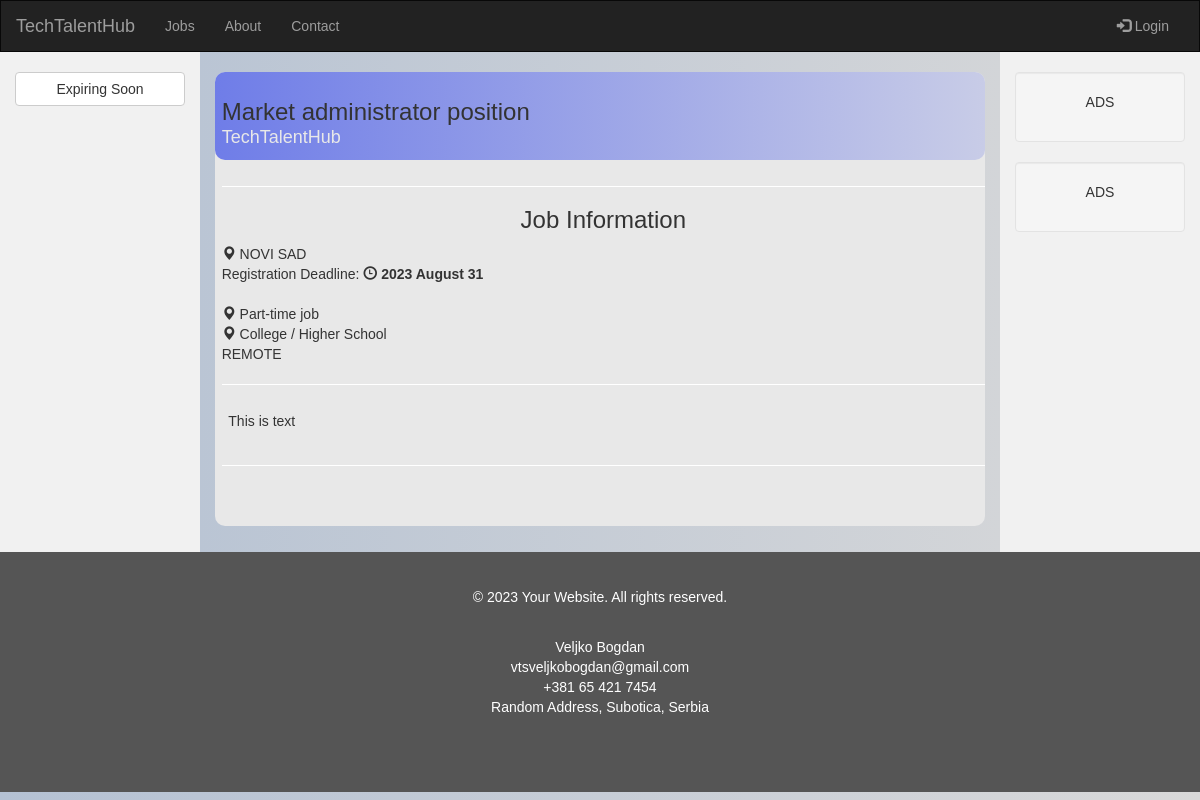
The app's page /job-details.php?id=2&idCompany=0 with its own data.
### tables this page shows
CREATE TABLE `jobs` (
  `id_job` int(11) NOT NULL,
  `id_company` int(11) DEFAULT 1,
  `contact_person` varchar(255) NOT NULL,
  `contact_email` varchar(255) NOT NULL,
  `contact_telephone` varchar(255) NOT NULL,
  `company_name` varchar(255) NOT NULL,
  `poster_company_name` varchar(255) NOT NULL,
  `tax_id_number` int(63) NOT NULL,
  `position_name` varchar(255) NOT NULL,
  `category` varchar(255) NOT NULL,
  `city` varchar(255) NOT NULL,
  `remote` tinyint(1) NOT NULL DEFAULT 0,
  `qualifications` varchar(255) NOT NULL,
  `employment_type` varchar(255) NOT NULL,
  `text` text NOT NULL,
  `signup_email` varchar(255) NOT NULL,
  `signup_telephone` varchar(255) NOT NULL,
  `duration` int(63) NOT NULL,
  `period_from` date DEFAULT NULL,
  `period_to` date DEFAULT NULL,
  `is_enabled` tinyint(1) NOT NULL DEFAULT 0
);

CREATE TABLE `cities` (
  `id_city` int(11) NOT NULL,
  `city` varchar(255) NOT NULL
);

CREATE TABLE `employment_type` (
  `id_employment_type` int(11) NOT NULL,
  `employment_type` varchar(255) NOT NULL
);

CREATE TABLE `qualifications` (
  `id_qualification` int(11) NOT NULL,
  `qualification` varchar(255) NOT NULL
);

### job-details-sql.php (called while the page is built)
<?php
$sql = "SELECT
j.city,
ci.city,
j.id_job,
j.contact_person,
j.contact_email,
j.contact_telephone,
j.company_name,
j.position_name,
j.category,
c.category,
j.remote,
j.qualifications,
q.qualification AS qualification_name,
j.employment_type,
et.employment_type AS employment_type_name,
j.text,
j.signup_email,
j.signup_telephone,
j.duration,
j.period_from,
j.period_to
FROM
jobs j
JOIN categories c ON
j.category = c.id_category
JOIN cities ci ON
j.city = ci.id_city
JOIN employment_type et ON
j.employment_type = et.id_employment_type
JOIN qualifications q ON
j.qualifications = q.id_qualification
WHERE id_job='$id';";
$result = $conn->query($sql);

### job-details.php (the view, shortened to what this page needs)
<?php
require 'ban-check.php';
?>
<!DOCTYPE html>
<html lang="en">
<head>
    <link rel="stylesheet" href="https://maxcdn.bootstrapcdn.com/bootstrap/3.4.1/css/bootstrap.min.css">
    <link href="style.css" rel="stylesheet">
</head>
<body>
<nav class="navbar navbar-inverse">
    <div class="container-fluid">
        <div class="navbar-header">
            <a class="navbar-brand" href="index.php">TechTalentHub</a>
        </div>
        <div class="collapse navbar-collapse" id="myNavbar">
            <ul class="nav navbar-nav">
                <li><a href="index.php">Jobs</a></li>
                <li><a href="about.php">About</a></li>
                <li><a href="contact.php">Contact</a> </li>
            </ul>
            <ul class="nav navbar-nav navbar-right">
                <li>
                    <?php
                    if (isset($_SESSION['logged_in']) && $_SESSION['logged_in']===TRUE) {
                        echo "<a href='logout.php'> ".$_SESSION['email']."&nbsp;&nbsp;&nbsp;<span class='glyphicon glyphicon-log-out'></span> Logout</a>";
                    }else{
                        echo "<a href=\"login.php\"><span class=\"glyphicon glyphicon-log-in\"></span> Login</a>";
                    }?>
                </li>
            </ul>
        </div>
    </div>
</nav>
<div class="container-fluid col-sm-12 text-center">
    <div class="row content">
        <div class="col-sm-2 sidenav">
            <a href="#" id="load-card-boxes-link" class="load-card-boxes-link link-disabled display-flex"><button class="btn btn-default border display-flex-child">Expiring Soon</button></a><br>
        </div>
        <div class="col-sm-8 text-left middle">
            <div class="content"><br>
                <div class="card card-rounded">
                    <div class="card-header card-rounded">
                        <h3 class="text-left">
                            <?php
                            $id = $_GET['id'];
                            $dateTo = "";
                            include_once 'job-details-sql.php';
                            if ($result) {
                                $row = $result->fetch(PDO::FETCH_ASSOC);
                                echo $row['position_name'];
                                $dateTo = date('Y F d', strtotime($row['period_to']));
                            }
                            ?>
                        </h3>
                        <div>
                            <h4 class="white"> <?php echo $row['company_name']; ?> </h4>
                        </div>
                    </div>
                    <div class="card-body card-rounded">
                        <hr>
                        <h3 class="text-center">Job Information</h3>
                        <div>
                            <?php echo '<span class="glyphicon glyphicon-map-marker"></span> '. strtoupper($row['city']) ; ?>
                        </div>
                        <div>
                            <?php echo 'Registration Deadline: <b><span class="glyphicon glyphicon-time"></span> '.$dateTo.'</b><br><br>'; ?>
                        </div>
                        <div>
                            <?php echo '<span class="glyphicon glyphicon-map-marker"></span> '. $row['employment_type_name'] ; ?>
                        </div>
                        <div>
                            <?php echo '<span class="glyphicon glyphicon-map-marker"></span> '. $row['qualification_name'] ; ?>
                        </div>
                        <div>
                            <?php echo $row['remote']? "REMOTE": "NOT REMOTE" ; ?>
                        </div>
                        <div class="content card">
                            <hr>
                            <div class="card-body"><?php echo $row['text'] ; ?></div>
                            <hr>
                        </div>
                    </div>
                    <div class="card-footer card-rounded">
                    </div>
                    <br>
                </div>
                <br>
            </div>
        </div>
        <div class="col-sm-2 sidenav">
            <div class="well">
                <p>ADS</p>
            </div>
            <div class="well">
                <p>ADS</p>
            </div>
        </div>
    </div>
</div>
<footer class="container-fluid text-center ">
    <br>
    <p>&copy; 2023 Your Website. All rights reserved.</p>
    <br>
    <p>
        Veljko Bogdan<br>
        vtsveljkobogdan@gmail.com<br>
        +381 65 421 7454<br>
        Random Address, Subotica, Serbia
    </p>
</footer>
</body>
</html>

### style.css (style rules this page uses)
html, body { font-family: Helvetica, sans-serif; margin: 0; height: 100%; }
body { background: #d9d9d9; background: -webkit-linear-gradient(to left, #d9d9d9, #b4c1d3); background: linear-gradient(to left, #d9d9d9, #b4c1d3); margin:0; }
a { text-decoration: none; color: #0000A0; }
hr { border-color: #ffffff; }
.card-rounded { min-height: 15pt; border-radius: 10px; }
.card-header { background: #e8e8e8; background: -webkit-linear-gradient(to left, #c8cce7, #6f7de8); background: linear-gradient(to left, #c8cce7, #6f7de8); margin:0; height:100%; padding-left: 5pt; padding-top: 5pt; padding-bottom: 1pt; min-height: 15pt; }
.card-body { padding-left: 5pt; padding-top: 5pt; min-height: 30pt; }
.card { background-color: #e8e8e8; }
.link-disabled { color: inherit; text-decoration: none !important; }
.white { margin-top: -5pt; color: #e8e8e8; }
.container-fluid.text-center { display: flex; align-items: stretch; }
footer.container-fluid { display: flex; flex-direction: column; min-height: 30vh; }
.middle { min-height: 375pt; }
.navbar { margin-bottom: 0; border-radius: 0; }
.row.content { flex-grow: 1; }
.sidenav { padding-top: 20px; background-color: #f1f1f1; height: 100%; display: flex; flex-direction: column; }
footer { background-color: #555; color: white; padding: 15px; }
.display-flex { display: flex; }
.display-flex-child { flex-grow: 1; }

### records on screen
jobs: position_name "Market administrator position", company_name "TechTalentHub", cities.city "NOVI SAD", period_to "2023 August 31", employment_type.employment_type "Part-time job", qualifications.qualification "College / Higher School", text "This is text"
